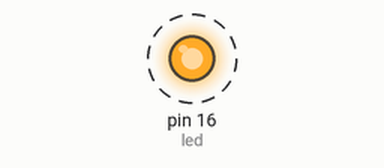
Simulated run of this sketch. Board: Arduino Uno, built with avr-gcc and run on an emulated ATmega328P. Parts: output pins drawn as LEDs (lit = HIGH). Dashed ring = blinking.

Above: at 0.2 s.
Timing chart, 0 to 5.8 s (numbered marks = the images above):
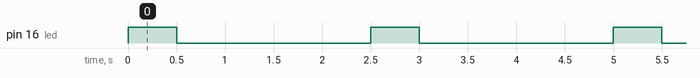

The sketch:

1_Blink.ino
```cpp
/*

  2023.01.07. nodeMCU 보드 설치

  1. open up Arduino IDE. Go to Files-> Preferences. Enter
  http://arduino.esp8266.com/stable/package_esp8266com_index.json
  into Additional Board Manager URLs field

  2. Now go to Tools->Boards->Board Manager
  and search for ESP8266 and install the package.

  3. 툴-보드에서 그냥 generic esp8266 선택함

*/

#define led 16

void setup() {
  pinMode(led, OUTPUT);
}

void loop() {
  digitalWrite(led, HIGH); //nodeMCU의 경우 high에서 led가 꺼짐
  delay(500);
  digitalWrite(led, LOW);
  delay(2000);
}

/* nodeMCU의 경우 16번이 내장 led인데
  PIO16이 led의 -극에 연결이 되어있음
  즉 low 상태에서 led가 3.3V를 입력받아 불이 켜지게 됨
  위의 코드는 low가 2초이므로 오랜 시간 켜지고 잠깐 꺼지는 코드임
*/
```

Measured:
- by itself, pin 16 (led): alternates HIGH for 0.50 s and LOW for 2.0 s
